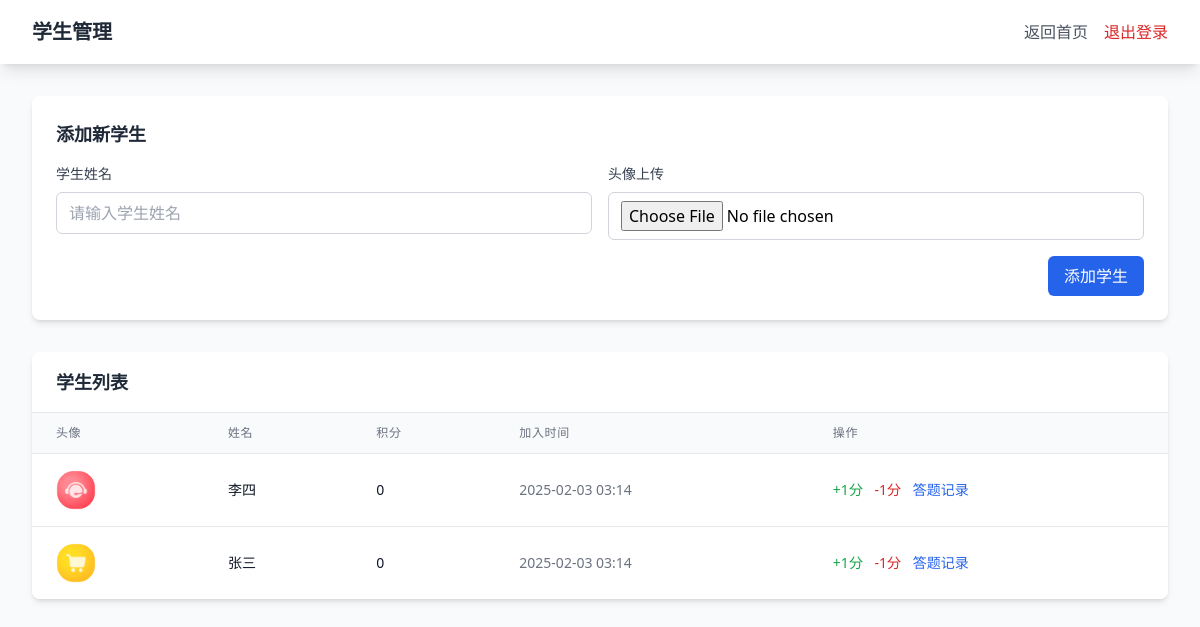
Page /admin/manage_students.php (signed in) on the committed database.
### tables this page shows
CREATE TABLE students (
    id INTEGER PRIMARY KEY AUTOINCREMENT,
    name TEXT NOT NULL,
    points INTEGER DEFAULT 0,
    avatar TEXT DEFAULT "default.png",
    created_at DATETIME DEFAULT CURRENT_TIMESTAMP
);

### common/functions.php (called while the page is built, shortened)
<?php
function getStudents() {
    $db = getDB();
    $results = $db->query('SELECT * FROM students ORDER BY created_at DESC');
    $students = [];
    while ($row = $results->fetchArray(SQLITE3_ASSOC)) {
        $students[] = $row;
    }
    return $students;
}

### admin/manage_students.php (the view, shortened to what this page needs)
<?php
require_once('../common/functions.php');
$students = getStudents();
?>
<!DOCTYPE html>
<html>
<head>
    <script src="https://cdn.tailwindcss.com"></script>
</head>
<body class="bg-gray-50 min-h-screen">
    <nav class="bg-white shadow-lg">
        <div class="max-w-7xl mx-auto px-4 sm:px-6 lg:px-8">
            <div class="flex justify-between h-16">
                <div class="flex items-center">
                    <h1 class="text-xl font-bold text-gray-800">学生管理</h1>
                </div>
                <div class="flex items-center space-x-4">
                    <a href="index.php" class="text-gray-600 hover:text-gray-900">返回首页</a>
                    <a href="logout.php" class="text-red-600 hover:text-red-700">退出登录</a>
                </div>
            </div>
        </div>
    </nav>
    <div class="max-w-7xl mx-auto px-4 sm:px-6 lg:px-8 py-8">
        <div class="bg-white rounded-lg shadow-md p-6 mb-8">
            <h2 class="text-lg font-semibold text-gray-800 mb-4">添加新学生</h2>
            <form method="post" enctype="multipart/form-data" class="space-y-4">
                <div class="grid grid-cols-1 md:grid-cols-2 gap-4">
                    <div>
                        <label class="block text-sm font-medium text-gray-700 mb-2">
                            学生姓名
                        </label>
                        <input
                            type="text"
                            name="name"
                            required
                            class="w-full px-3 py-2 border border-gray-300 rounded-md focus:outline-none focus:ring-2 focus:ring-blue-500"
                            placeholder="请输入学生姓名"
                        >
                    </div>
                    <div>
                        <label class="block text-sm font-medium text-gray-700 mb-2">
                            头像上传
                        </label>
                        <input
                            type="file"
                            name="avatar"
                            accept="image/*"
                            class="w-full px-3 py-2 border border-gray-300 rounded-md focus:outline-none focus:ring-2 focus:ring-blue-500"
                        >
                    </div>
                </div>
                <div class="flex justify-end">
                    <button
                        type="submit"
                        class="px-4 py-2 bg-blue-600 text-white rounded-md hover:bg-blue-700 focus:outline-none focus:ring-2 focus:ring-blue-500 focus:ring-offset-2"
                    >
                        添加学生
                    </button>
                </div>
            </form>
        </div>
        <div class="bg-white rounded-lg shadow-md overflow-hidden">
            <div class="px-6 py-4 border-b border-gray-200">
                <h2 class="text-lg font-semibold text-gray-800">学生列表</h2>
            </div>
            <div class="overflow-x-auto">
                <table class="min-w-full divide-y divide-gray-200">
                    <thead class="bg-gray-50">
                        <tr>
                            <th class="px-6 py-3 text-left text-xs font-medium text-gray-500 uppercase tracking-wider">头像</th>
                            <th class="px-6 py-3 text-left text-xs font-medium text-gray-500 uppercase tracking-wider">姓名</th>
                            <th class="px-6 py-3 text-left text-xs font-medium text-gray-500 uppercase tracking-wider">积分</th>
                            <th class="px-6 py-3 text-left text-xs font-medium text-gray-500 uppercase tracking-wider">加入时间</th>
                            <th class="px-6 py-3 text-left text-xs font-medium text-gray-500 uppercase tracking-wider">操作</th>
                        </tr>
                    </thead>
                    <tbody class="bg-white divide-y divide-gray-200">
                        <?php foreach ($students as $student): ?>
                        <tr class="hover:bg-gray-50">
                            <td class="px-6 py-4 whitespace-nowrap">
                                <img src="../uploads/avatars/<?php echo htmlspecialchars($student['avatar']); ?>"
                                     alt="头像"
                                     class="h-10 w-10 rounded-full object-cover">
                            </td>
                            <td class="px-6 py-4 whitespace-nowrap text-sm text-gray-900">
                                <?php echo htmlspecialchars($student['name']); ?>
                            </td>
                            <td class="px-6 py-4 whitespace-nowrap text-sm text-gray-900">
                                <?php echo htmlspecialchars($student['points']); ?>
                            </td>
                            <td class="px-6 py-4 whitespace-nowrap text-sm text-gray-500">
                                <?php echo date('Y-m-d H:i', strtotime($student['created_at'])); ?>
                            </td>
                            <td class="px-6 py-4 whitespace-nowrap text-sm text-gray-500">
                                <button onclick="adjustPoints(<?php echo $student['id']; ?>, 1)"
                                        class="text-green-600 hover:text-green-900 mr-2">
                                    +1分
                                </button>
                                <button onclick="adjustPoints(<?php echo $student['id']; ?>, -1)"
                                        class="text-red-600 hover:text-red-900 mr-2">
                                    -1分
                                </button>
                                <button onclick="showAnswerRecords(<?php echo $student['id']; ?>)"
                                        class="text-blue-600 hover:text-blue-900">
                                    答题记录
                                </button>
                            </td>
                        </tr>
                        <?php endforeach; ?>
                    </tbody>
                </table>
            </div>
        </div>
    </div>
</body>
</html>

### rows in the picture
students: avatar (picture), name "李四", points "0", created_at "2025-02-03 03:14"
students: avatar (picture), name "张三", points "0", created_at "2025-02-03 03:14"
